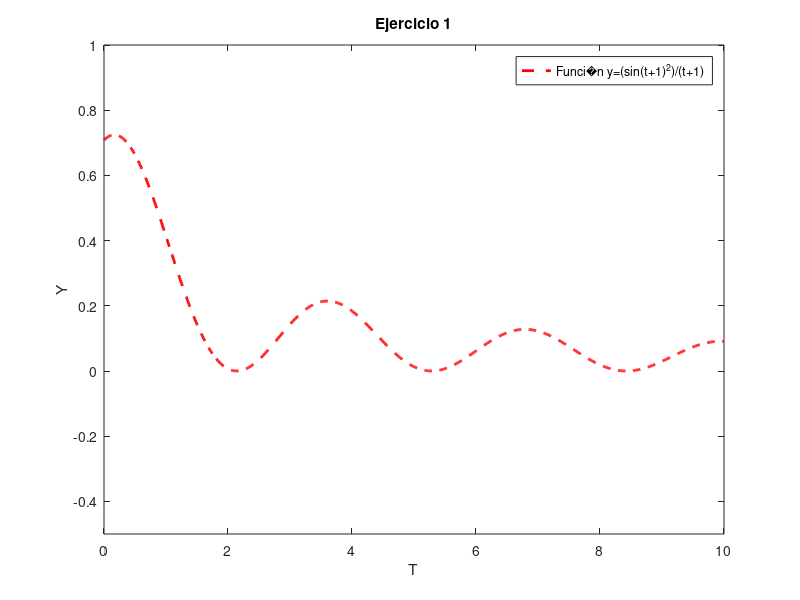
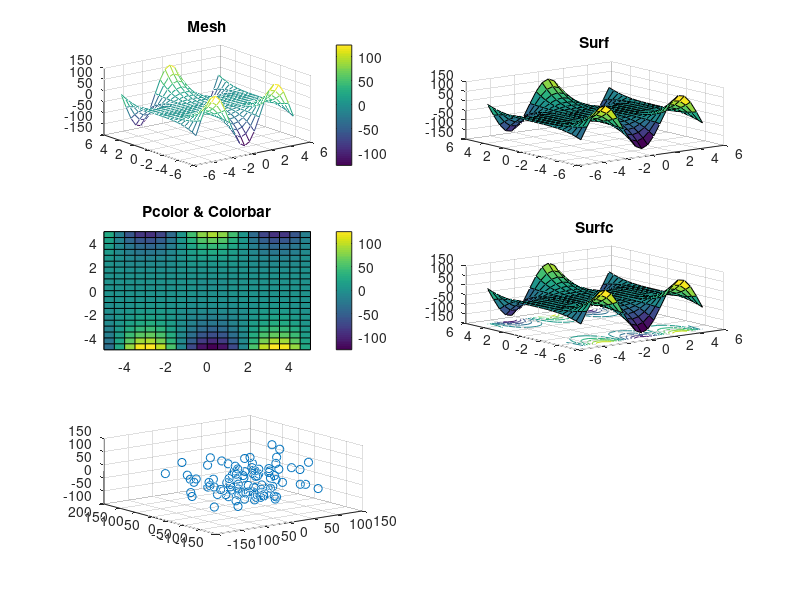

The MATLAB script that drew these images, in order:
%%PRACTICA 1 SOFTWARE MATEMATICO
% JOSE ANGEL VELASCO 
%-------------------------------------------------------------------------
%   EJERCICIO 1
clear all
close all
clc

t=0:0.01:10;
y=((sin(t+1)).^2)./(t+1);
figure;
plot(t,y,'r--','LineWidth',2);
xlabel('T');
ylabel('Y');
legend('Funci�n y=(sin(t+1)^2)/(t+1)');
title('Ejercicio 1');
axis ([0 10 -0.5 1]);




%%
%%-----------------------------------------------------------------------
% EJERCICIO 2 

% limpiamos la pantalla y el workspace

clear;
clc;
%   definimos el dominio de las variables x e y con un n�mero de puntos 
%   adecuado
x=-5:0.5:5;
y=-5:0.5:5;
%   hacemos un mallado con las dos variables
[X,Y]=meshgrid(x,y);
%   calculamos la funcion de dos variables
f=((Y.^3)-1).*cos(X);
%   calculamos el gradiente de la funcion creada con 0.2 puntos de
%   espaciado en cada direccion.
[GX,GY] = gradient(f,0.2);
      
%   Abrimos una ventana de representaci�n
figure;
%   Creamos 5 subventanas de visualizacion 
%   En la primera empleamos el comando mesh

subplot(3,2,1);
mesh(X,Y,f);
colorbar;
title('Mesh')

%   En la segunda empleamos el comando surf que es parecido pero con mas
%   color.

subplot(3,2,2);
surf(X,Y,f);
title('Surf')

%   En la tercera empleamos el comando pcolor que es una vista superior de
%   la representacion en 3d coloreada, junto con una leyenda de color.

subplot(3,2,3);
pcolor(X,Y,f);colorbar;
title('Pcolor & Colorbar')

%   En la cuarta empleamos el comando surfc que es igual que surf pero
%   a�ade curvas de nivel.
subplot(3,2,4);
surfc(X,Y,f);
title('Surfc')

%   Por ultimo empleamos el comando quiver y contour para representar el
%   gradiente de la funcion.

subplot(3,2,5);
contour(f);
hold on;
quiver(GX,GY);
title('Gradient & Quiver')
hold off;

%%
%-------------------------------------------------------------------------
%   EJERCICIO 3

clear;
clc;

%   Creamos una matriz aleatoria M de tama�o 10x10
disp('Esta es la matriz M')
M=randn(10).*100

%   visualizamos la 7� columna de M
disp('Esta es la 7� columna de M')
M1=M(:,7)

%   visualizamos la 3� fila de M
disp('Esta es la 3� fila de M')
M2=M(3,:)

%   Visualizamos la submatriz 4x4 formada por las filas 2,3,4 y 5 y las
%   columnas 5,6,7 y 8.
disp('Submatriz 4x4 de M formada por filas: 2,3,4 y 5 columnas: 5,6,7 y 8 ')
M3=M(2:5,5:8)

%   Visualizamos la submatriz formada por las columnas 1,6 y 9.
disp('Submatriz 10x3 con columnas: 1,6 y 9 de M')
M4=M(:,[1 6 9])


%%
clear all
clc
x = random('norm',1,50,1,100);
y = random('norm',2,50,1,100);
z = random('norm',4,50,1,100);
scatter3(z,x,y)


